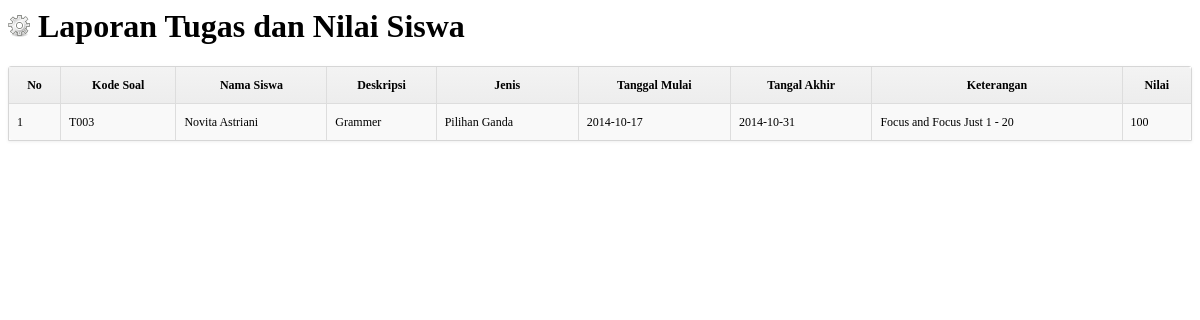
/guru/nilaiok.php, run on the app's committed database.
### tables this page shows
CREATE TABLE IF NOT EXISTS `tugas` (
  `id_tugas` int(11) NOT NULL AUTO_INCREMENT,
  `id_jdwl` int(11) NOT NULL,
  `kd_tugas` varchar(10) NOT NULL,
  `deskripsi` varchar(25) NOT NULL,
  `jenis` int(11) NOT NULL,
  `tgl_mulai` date NOT NULL,
  `tgl_akhir` date NOT NULL,
  `file` varchar(50) NOT NULL,
  `keterangan` varchar(100) NOT NULL,
  PRIMARY KEY (`id_tugas`)
);

CREATE TABLE IF NOT EXISTS `siswa` (
  `id_siswa` int(11) NOT NULL AUTO_INCREMENT,
  `nis` varchar(12) NOT NULL,
  `nama_siswa` varchar(25) NOT NULL,
  `password` varchar(15) NOT NULL,
  `alamat` text NOT NULL,
  `id_jrsn` int(11) NOT NULL,
  PRIMARY KEY (`id_siswa`),
  UNIQUE KEY `nis` (`nis`)
);

CREATE TABLE IF NOT EXISTS `nilai` (
  `id_nilai` int(11) NOT NULL AUTO_INCREMENT,
  `kd_tugas` varchar(11) NOT NULL,
  `kd_siswa` varchar(11) NOT NULL,
  `nilai` int(11) NOT NULL,
  `tgl` date NOT NULL,
  PRIMARY KEY (`id_nilai`)
);

### guru/nilaiok.php (the view, shortened to what this page needs)
<link href="./../css/dataTables.css" rel="stylesheet">
<div class="heading">
      <h1><img src="../image/product.png" alt="" /> Laporan Tugas dan Nilai Siswa </h1>
    </div>
     <div class="content">
<div id="tab-general">
                    <div id="language1">
                   <div id="container">
			<div class="box">
            	<div class="box-content nopadding">
					<table id="dt-example" cellpadding="0" cellspacing="0" border="0" class="table-dt table-striped-dt table-bordered-dt dataTable" >
						<thead>
							<tr>
								<th>No</th>
									<th>Kode Soal</th>
									<th>Nama Siswa</th>
								<th>Deskripsi</th>
								<th>Jenis</th>
                                <th>Tanggal Mulai</th>
								<th>Tangal Akhir</th>
                                <th>Keterangan</th>
                                <th>Nilai</th>
							</tr>
						</thead>
						<tbody>
                        <?php
						$no=1;
						$q=mysql_query("select
							 tugas.*,
							 nilai.*,
							 jawaban.id_siswa,
							 siswa.nama_siswa
							  from tugas
							  join jawaban on tugas.kd_tugas=jawaban.kd_tugas
							  join nilai on tugas.kd_tugas=nilai.kd_tugas
							  join siswa on jawaban.id_siswa=siswa.nis  ");
						while($data=mysql_fetch_array($q)){
						?>
							<tr class="gradeX">
								<td><?php echo $no; ?></td>
								<td>
									<?php echo $data[2]?>
									</td>
									<td>
									<?php echo $data['nama_siswa']?>
									</td>
								<td>
									<?php echo $data[3]?>
									</td>
								<td><?php
								 $j=$data[4];
								 if($j==1){
								 $jenis='Pilihan Ganda';
								 }
								 elseif($j==2){
								 $jenis='Esay';
								 }
								 else{
								 $jenis='Esay dan Pilihan Ganda';
								 }
								 echo $jenis;
								 ?></td>
                                 <td><?php echo $data[5]?></td>
                                  <td><?php echo $data[6]?></td>
                                   <td><?php echo $data[8]?></td>
                                   <td><?php echo $data['nilai']?></td>
							</tr>
                            <?php $no++;}?>
						</tbody>
					</table>
				</div>
			</div>
		</div>
          </div>
                  </div>
                  </div>

### css/dataTables.css (style rules this page uses)
.table-dt { width: 100%; margin-bottom: 0px; font-size: 12px; }
.table-dt th, .table-dt td { padding: 8px; line-height: 20px; text-align: left; vertical-align: top; border-top: 1px solid #dddddd; }
.table-dt th { font-weight: bold; }
.table-dt thead th { vertical-align: bottom; }
.table-dt caption + thead tr:first-child th, .table-dt caption + thead tr:first-child td, .table-dt colgroup + thead tr:first-child th, .table-dt colgroup + thead tr:first-child td, .table-dt thead:first-child tr:first-child th, .table-dt thead:first-child tr:first-child td { border-top: 0; }
.table-striped-dt tbody > tr:nth-child(odd) > td, .table-striped-dt tbody > tr:nth-child(odd) > th { background-color: #f9f9f9; }
.table-bordered-dt { border: 1px solid #dddddd; border-collapse: separate; *border-collapse: collapse; border-left: 0; -webkit-border-radius: 0px; -moz-border-radius: 0px; border-radius: 0px; }
.table-bordered-dt th, .table-bordered-dt td { border-left: 1px solid #dddddd; }
.table-bordered-dt th:first-child, .table-bordered-dt td:first-child { border-left: 0px; }
.table-bordered-dt caption + thead tr:first-child th, .table-bordered-dt caption + tbody tr:first-child th, .table-bordered-dt caption + tbody tr:first-child td, .table-bordered-dt colgroup + thead tr:first-child th, .table-bordered-dt colgroup + tbody tr:first-child th, .table-bordered-dt colgroup + tbody tr:first-child td, .table-bordered-dt thead:first-child tr:first-child th, .table-bordered-dt tbody:first-child tr:first-child th, .table-bordered-dt tbody:first-child tr:first-child td { border-top: 0; }
.table-bordered-dt thead:first-child tr:first-child > th:first-child, .table-bordered-dt tbody:first-child tr:first-child > td:first-child, .table-bordered-dt tbody:first-child tr:first-child > th:first-child { -webkit-border-top-left-radius: 0px; border-top-left-radius: 0px; -moz-border-radius-topleft: 0px; }
.table-bordered-dt thead:first-child tr:first-child > th:last-child, .table-bordered-dt tbody:first-child tr:first-child > td:last-child, .table-bordered-dt tbody:first-child tr:first-child > th:last-child { -webkit-border-top-right-radius: 4px; border-top-right-radius: 4px; -moz-border-radius-topright: 4px; }
.table-bordered-dt thead:last-child tr:last-child > th:first-child, .table-bordered-dt tbody:last-child tr:last-child > td:first-child, .table-bordered-dt tbody:last-child tr:last-child > th:first-child, .table-bordered-dt tfoot:last-child tr:last-child > td:first-child, .table-bordered-dt tfoot:last-child tr:last-child > th:first-child { -webkit-border-bottom-left-radius: 4px; border-bottom-left-radius: 4px; -moz-border-radius-bottomleft: 4px; }
.table-bordered-dt thead:last-child tr:last-child > th:last-child, .table-bordered-dt tbody:last-child tr:last-child > td:last-child, .table-bordered-dt tbody:last-child tr:last-child > th:last-child, .table-bordered-dt tfoot:last-child tr:last-child > td:last-child, .table-bordered-dt tfoot:last-child tr:last-child > th:last-child { -webkit-border-bottom-right-radius: 4px; border-bottom-right-radius: 4px; -moz-border-radius-bottomright: 4px; }
.box { border: 1px solid #d6d6d6; box-shadow: 0 1px 3px rgba(100,100,100,0.1); border-radius: 3px 3px 0 0; overflow: visible; position: relative; }
.box-content, .box-content.collapse.in { background-color: #ffffff; padding: 0px; }
table th { background-color: #f2f2f2; background-image: -moz-linear-gradient(top, #f3f3f3, #ededed); background-image: -ms-linear-gradient(top, #f3f3f3, #ededed); background-image: -webkit-gradient(linear, 0 0, 0 100%, from(#f3f3f3), to(#ededed)); background-image: -webkit-linear-gradient(top, #f3f3f3, #ededed); background-image: -o-linear-gradient(top, #f3f3f3, #ededed); background-image: linear-gradient(top, #f3f3f3, #ededed); text-align: center !important; }
.nopadding .table-bordered-dt { border: 0; }

### data on the page
tugas: kd_tugas "T003", siswa.nama_siswa "Novita Astriani", deskripsi "Grammer", jenis "Pilihan Ganda", tgl_mulai "2014-10-17", tgl_akhir "2014-10-31", keterangan "Focus and Focus Just 1 - 20", nilai.nilai "100"
